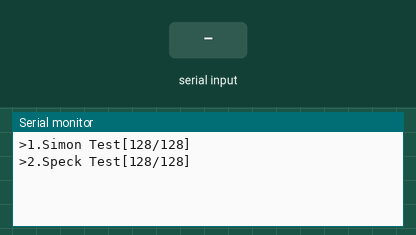
This sketch was run on a simulated Arduino Uno, built with avr-gcc and run on an emulated ATmega328P. Parts: the last lines printed to the serial monitor. Inputs (shaded band) come from the test bench.

Above: at 1.7 s.
1.8 s: "1" received over Serial
At 3.5 s:
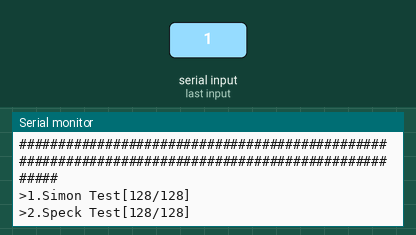
4.3 s: "0" received over Serial
At 6.5 s:
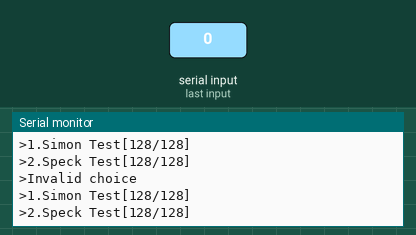
6.8 s: "1" received over Serial
At 8.5 s:
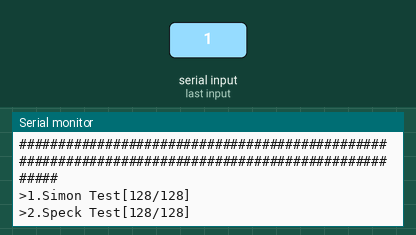

Measured:
- after the input at 1.8 s, the serial monitor: prints a new line after 1.0 s (image 1)
- after the input at 4.3 s, the serial monitor: prints a new line after 1.0 s (image 2)
- after the input at 6.8 s, the serial monitor: prints a new line after 1.0 s (image 3)

The sketch:

simon.ino
```cpp
#include <Arduino.h>
#include <stdio.h>
#include "constants.h"
#include "cipher.h"
#define BUFSIZE    2

void setup() {
  while(!Serial);
  delay(500);
  Serial.begin(115200);
}

void loop() {
  // put your main code here, to run repeatedly:
Serial.println(">1.Simon Test[128/128]");
Serial.println(">2.Speck Test[128/128]");
char txt[BUFSIZE+1];
getUserInput(txt,BUFSIZE);

if(txt[0]=='1'){
  Serial.println(">Start simon test");
  simon_128_128();
  }
  else
  if(txt[0]=='2'){
    //not implemented yet
  }
  else{
    Serial.println(">Invalid choice");
    }
}

uint8_t simon_128_128 (void){
    /*
     * Simon128/128
     */
    uint8_t inputKey[] = {0x00, 0x01, 0x02, 0x03, 0x04, 0x05, 0x06, 0x07 ,0x08, 0x09, 0x0a, 0x0b, 0x0c, 0x0d, 0x0e, 0x0f};
    uint8_t keys[SIMON_BLOCK_SIZE/16*SIMON_ROUNDS];
    uint8_t plainText[] = {0x20, 0x74, 0x72, 0x61, 0x76, 0x65, 0x6c, 0x6c, 0x65, 0x72, 0x73, 0x20, 0x64, 0x65, 0x73, 0x63};

    encryptKeySchedule(inputKey, keys);
    printArr(plainText,"PlainText: ");

    encrypt(plainText, keys);
    printArr(plainText,"After encryption: ");

    decrypt(plainText, keys);
    printArr(plainText,"After decryption: ");
    Serial.println("###################################################################################################");

  return 1;
}
```

cipher.h
```cpp
/*
 *
 * The input is from right to left.
 * The rightmost byte is the least significant byte.
 * The leftmost byte is the most significant byte.
 */

#ifndef CIPHER
#define CIPHER

#include <stdint.h>


/*
 * key schedule
 * inputKey: the original keys
 * keys: round keys
 */
void encryptKeySchedule(const uint8_t * inputKey, uint8_t * keys );

/*
 * encrypt
 * plainText: plainText has just one block.
 * keys: round keys
 * Rk(x, y) = (y ⊕ f(x) ⊕ k, x)
 */
void encrypt(uint8_t * plainText, const uint8_t * keys );

/*
 * decrypt
 * cipherText: cipherText has just one block.
 * keys: round keys
 * R−1k(x, y) = (y, x ⊕ f(y) ⊕ k)
 */
void decrypt(uint8_t * cipherText, const uint8_t * keys );

////Helpers
void getUserInput(char buffer[],uint8_t maxSize);
void printArr(uint8_t arr[],char* txt);
#endif
```

constants.h
```cpp
#ifndef SIMON
#define SIMON

/*
 SIMON_WORD_SIZE n = word size (16, 24, 32, 48, or 64)
 */

#define SIMON_WORD_SIZE (64)

/*
SIMON_KEY_WORDS m = number of key words (must be 4 if n = 16,
                                          3 or 4 if n = 24 or 32,
                                          2 or 3 if n = 48,
                                          2, 3, or 4 if n = 64)
*/
#define SIMON_KEY_WORDS (2)

#define SIMON_BLOCK_SIZE (SIMON_WORD_SIZE*2)

#define SIMON_KEY_SIZE (SIMON_WORD_SIZE*SIMON_KEY_WORDS)

#define SIMON_CONST_C (0xfffffffc) // ??


/*
T = SIMON_ROUNDS,
j = SIMON_SEQUENCE_NUMBER

(T, j) = (32,0) if n = 16
       = (36,0) or (36,1) if n = 24, m = 3 or 4
       = (42,2) or (44,3) if n = 32, m = 3 or 4
       = (52,2) or (54,3) if n = 48, m = 2 or 3
       = (68,2), (69,3), or (72,4) if n = 64, m = 2, 3, or 4

*/

/* please reffer to Table 3.1: SIMON parameters,
 * page 10 from "The Simon and Speck Families of Lightweight Block Ciphers"
 */

#define SIMON_ROUNDS (68)
#define SIMON_SEQUENCE_NUMBER (2)


#endif
```

simon_macro.h
```cpp
#ifndef PRIMITIVES
#define PRIMITIVES

#include "constants.h"

/*
 * rotate shift left x by n bits
 */
#define rol(x, n) ( ((x)<<(n)) | ((x)>>(SIMON_WORD_SIZE-(n))) )

/*
 * rotate shift right x by n bits
 */
#define ror(x, n) ( ((x)>>(n)) | ((x)<<(SIMON_WORD_SIZE-(n))) )

/*
 * function f
 * f(x) = (Sx & S8x) ⊕ S2x
 */
#define f(x) ((rol(x, 1)&rol(x, 8)) ^ rol(x, 2))


/*
 * Round function for encryption
 * be sure to save x to a temp variable
 */

#define roundFunction(x, y, tmp,k) \
  tmp = (x); \
  x = (y) ^ f(x) ^ (k) ; \
  y = (tmp)

/*
 * Invert round function for decyption
 */
#define invertRoundFunction(x, y, tmp,k) \
  tmp = (y); \
  y = (x) ^ f(y) ^ k;\
  x =(tmp)

#endif
```

Source omitted: cipher.ino (data table, 2624 bytes)
